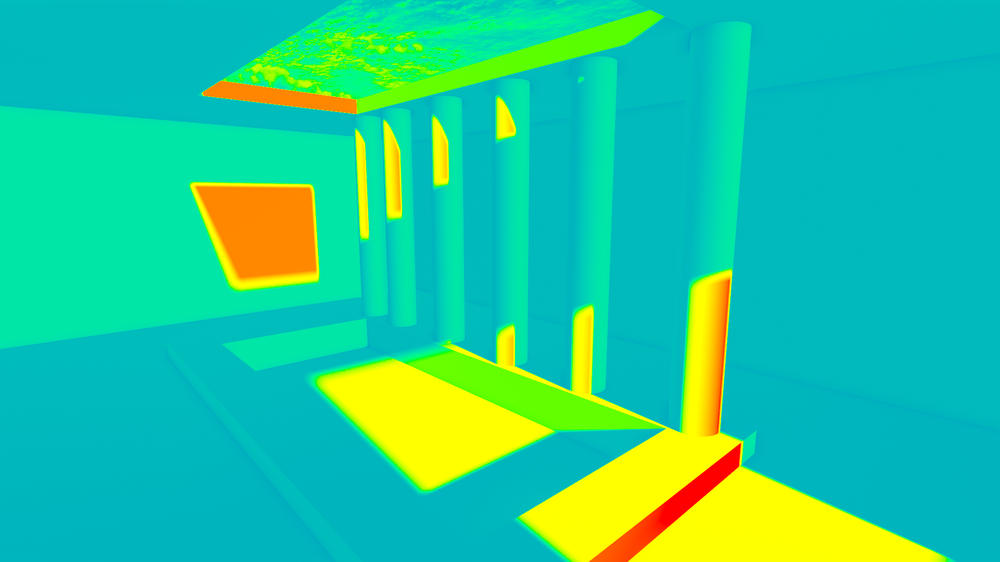
#> input picture image1.png, 1000 x 562 px, shrunk from 1920 x 1080 before the run
$ python test_img.py
#> lines starting #> are read from the running program, lines starting #| are printed output that depends on the picture
from PIL import Image, ImageChops


def test_img(image1, image2):
#> called with image1 = 'image1.png', image2 = 'image2.png'
    path_image1 = image1
    path_image2 = image2
# Open Image1 in Photo viewer.
    img1 = Image.open(path_image1)
#> img1 is the input picture: PIL image 1000x562 RGB; mean R, G, B 36.2, 201.8, 152
    img1.show()

# Save Image1 in JPG format.
    img3 = img1.save("image1.jpg")

    # Open Image2 in Photo viewer.
    img2 = Image.open(path_image2)
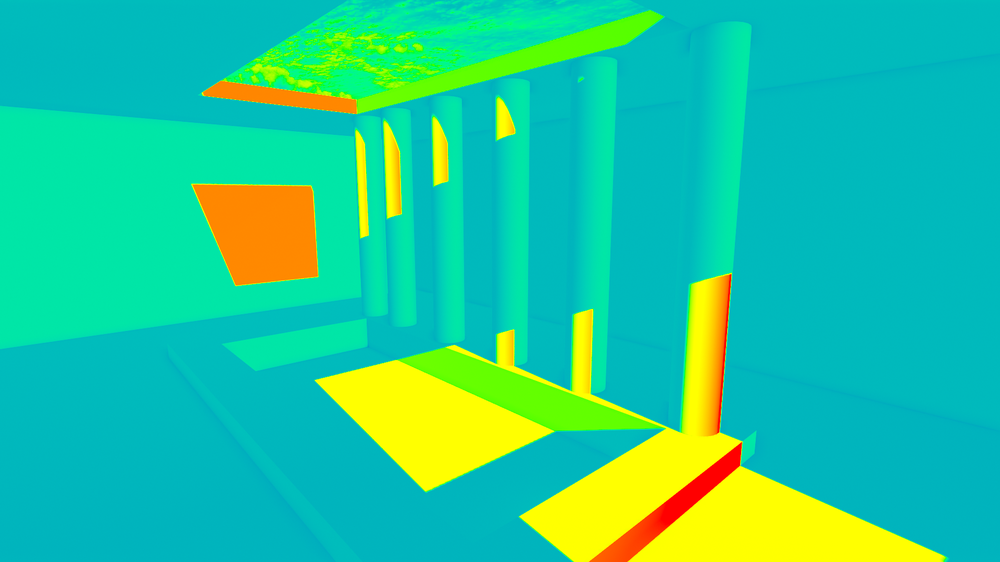
#> input picture image2.png, 1000 x 562 px, shrunk from 1920 x 1080 before the run
#> img2 is the input picture: PIL image 1000x562 RGB; mean R, G, B 35.7, 201, 152.9
    img2.show()

    # Find the difference between the images.
    diff = ImageChops.difference(img1, img2)
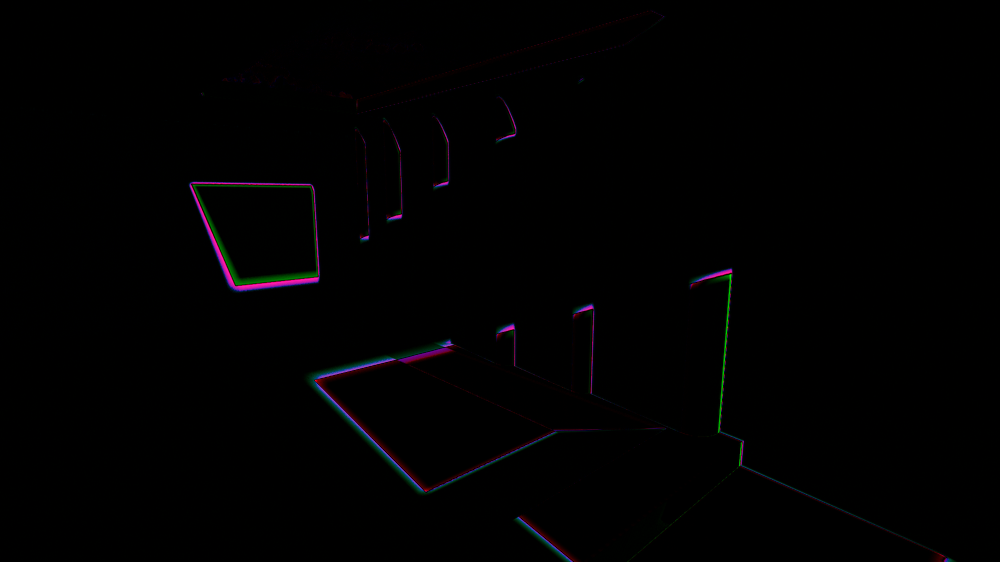
#> diff: PIL image 1000x562 RGB; mean R, G, B 1.1, 0.9, 1.2

    if diff.getbbox():
        diff.show()
        print("Difference occurred at:" + str(diff))
#| Difference occurred at:<PIL.Image.Image image mode=RGB size=1000x562 at 0x7F3A83E5A950>

        # Test fails as Assertion Error if images are different.
#> (the run stopped early here; a loop or call above may not have finished)
